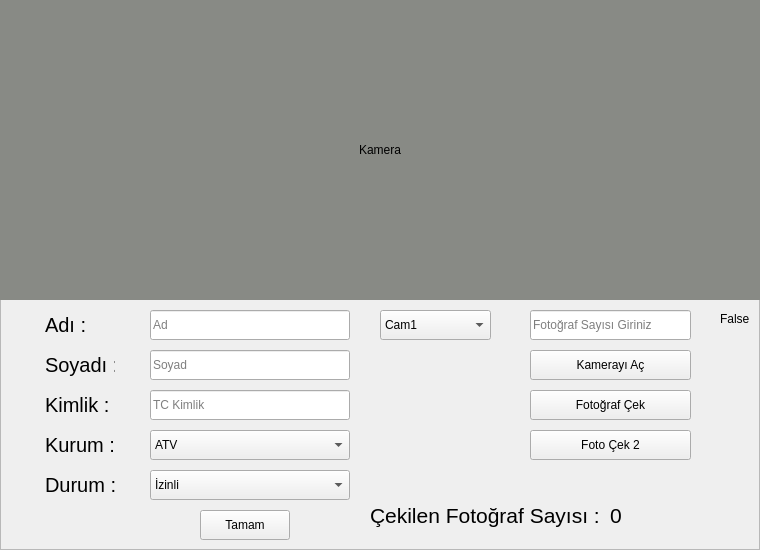
<?xml version="1.0" encoding="UTF-8"?>
<ui version="4.0">
 <class>KayitMainWindow</class>
 <widget class="QWidget" name="KayitMainWindow">
  <property name="geometry">
   <rect>
    <x>0</x>
    <y>0</y>
    <width>760</width>
    <height>550</height>
   </rect>
  </property>
  <property name="windowTitle">
   <string>Form</string>
  </property>
  <widget class="QFrame" name="frame">
   <property name="geometry">
    <rect>
     <x>0</x>
     <y>0</y>
     <width>760</width>
     <height>550</height>
    </rect>
   </property>
   <property name="frameShape">
    <enum>QFrame::StyledPanel</enum>
   </property>
   <property name="frameShadow">
    <enum>QFrame::Raised</enum>
   </property>
   <widget class="QLabel" name="label_2">
    <property name="geometry">
     <rect>
      <x>45</x>
      <y>310</y>
      <width>70</width>
      <height>30</height>
     </rect>
    </property>
    <property name="font">
     <font>
      <pointsize>15</pointsize>
     </font>
    </property>
    <property name="text">
     <string>Adı :</string>
    </property>
   </widget>
   <widget class="QPushButton" name="btnTamam">
    <property name="geometry">
     <rect>
      <x>200</x>
      <y>510</y>
      <width>90</width>
      <height>30</height>
     </rect>
    </property>
    <property name="text">
     <string>Tamam</string>
    </property>
    <property name="autoRepeat">
     <bool>false</bool>
    </property>
   </widget>
   <widget class="QLabel" name="label">
    <property name="geometry">
     <rect>
      <x>0</x>
      <y>0</y>
      <width>760</width>
      <height>300</height>
     </rect>
    </property>
    <property name="styleSheet">
     <string notr="true">background-color: rgb(136, 138, 133);</string>
    </property>
    <property name="text">
     <string>Kamera</string>
    </property>
    <property name="alignment">
     <set>Qt::AlignCenter</set>
    </property>
    <property name="wordWrap">
     <bool>true</bool>
    </property>
   </widget>
   <widget class="QLabel" name="label_4">
    <property name="geometry">
     <rect>
      <x>45</x>
      <y>430</y>
      <width>70</width>
      <height>30</height>
     </rect>
    </property>
    <property name="font">
     <font>
      <pointsize>15</pointsize>
     </font>
    </property>
    <property name="text">
     <string>Kurum :</string>
    </property>
   </widget>
   <widget class="QPushButton" name="btnFotoCek">
    <property name="geometry">
     <rect>
      <x>530</x>
      <y>350</y>
      <width>161</width>
      <height>30</height>
     </rect>
    </property>
    <property name="text">
     <string>Kamerayı Aç</string>
    </property>
   </widget>
   <widget class="QComboBox" name="comboBox">
    <property name="geometry">
     <rect>
      <x>380</x>
      <y>310</y>
      <width>111</width>
      <height>30</height>
     </rect>
    </property>
    <item>
     <property name="text">
      <string>Cam1</string>
     </property>
    </item>
    <item>
     <property name="text">
      <string>Cam2</string>
     </property>
    </item>
    <item>
     <property name="text">
      <string>Cam3</string>
     </property>
    </item>
    <item>
     <property name="text">
      <string>Cam4</string>
     </property>
    </item>
   </widget>
   <widget class="QLabel" name="label_3">
    <property name="geometry">
     <rect>
      <x>45</x>
      <y>350</y>
      <width>70</width>
      <height>30</height>
     </rect>
    </property>
    <property name="font">
     <font>
      <pointsize>15</pointsize>
     </font>
    </property>
    <property name="text">
     <string>Soyadı :</string>
    </property>
   </widget>
   <widget class="QPushButton" name="btnKayitAl">
    <property name="geometry">
     <rect>
      <x>530</x>
      <y>390</y>
      <width>161</width>
      <height>30</height>
     </rect>
    </property>
    <property name="text">
     <string>Fotoğraf Çek</string>
    </property>
   </widget>
   <widget class="QLineEdit" name="lineEdit">
    <property name="geometry">
     <rect>
      <x>530</x>
      <y>310</y>
      <width>161</width>
      <height>30</height>
     </rect>
    </property>
    <property name="placeholderText">
     <string>Fotoğraf Sayısı Giriniz</string>
    </property>
   </widget>
   <widget class="QLineEdit" name="txtAd">
    <property name="geometry">
     <rect>
      <x>150</x>
      <y>310</y>
      <width>200</width>
      <height>30</height>
     </rect>
    </property>
    <property name="placeholderText">
     <string>Ad</string>
    </property>
   </widget>
   <widget class="QLineEdit" name="txtSoyad">
    <property name="geometry">
     <rect>
      <x>150</x>
      <y>350</y>
      <width>200</width>
      <height>30</height>
     </rect>
    </property>
    <property name="placeholderText">
     <string>Soyad</string>
    </property>
   </widget>
   <widget class="QLabel" name="label_6">
    <property name="geometry">
     <rect>
      <x>45</x>
      <y>470</y>
      <width>71</width>
      <height>30</height>
     </rect>
    </property>
    <property name="font">
     <font>
      <pointsize>15</pointsize>
     </font>
    </property>
    <property name="text">
     <string>Durum :</string>
    </property>
   </widget>
   <widget class="QLabel" name="kontrol">
    <property name="geometry">
     <rect>
      <x>720</x>
      <y>310</y>
      <width>41</width>
      <height>17</height>
     </rect>
    </property>
    <property name="text">
     <string>False</string>
    </property>
   </widget>
   <widget class="QPushButton" name="btnFotoCek2">
    <property name="geometry">
     <rect>
      <x>530</x>
      <y>430</y>
      <width>161</width>
      <height>30</height>
     </rect>
    </property>
    <property name="text">
     <string>Foto Çek 2</string>
    </property>
   </widget>
   <widget class="QLabel" name="label_7">
    <property name="geometry">
     <rect>
      <x>370</x>
      <y>500</y>
      <width>230</width>
      <height>30</height>
     </rect>
    </property>
    <property name="font">
     <font>
      <pointsize>16</pointsize>
     </font>
    </property>
    <property name="text">
     <string>Çekilen Fotoğraf Sayısı :</string>
    </property>
   </widget>
   <widget class="QLabel" name="lblSayac">
    <property name="geometry">
     <rect>
      <x>610</x>
      <y>500</y>
      <width>70</width>
      <height>30</height>
     </rect>
    </property>
    <property name="font">
     <font>
      <pointsize>16</pointsize>
     </font>
    </property>
    <property name="text">
     <string>0</string>
    </property>
   </widget>
   <widget class="QLabel" name="label_5">
    <property name="geometry">
     <rect>
      <x>45</x>
      <y>390</y>
      <width>70</width>
      <height>30</height>
     </rect>
    </property>
    <property name="font">
     <font>
      <pointsize>15</pointsize>
     </font>
    </property>
    <property name="text">
     <string>Kimlik :</string>
    </property>
   </widget>
   <widget class="QLineEdit" name="txtKimlik">
    <property name="geometry">
     <rect>
      <x>150</x>
      <y>390</y>
      <width>200</width>
      <height>30</height>
     </rect>
    </property>
    <property name="placeholderText">
     <string>TC Kimlik</string>
    </property>
   </widget>
   <widget class="QComboBox" name="comboBox_2">
    <property name="geometry">
     <rect>
      <x>150</x>
      <y>430</y>
      <width>200</width>
      <height>30</height>
     </rect>
    </property>
    <item>
     <property name="text">
      <string>ATV</string>
     </property>
    </item>
    <item>
     <property name="text">
      <string>Ziyaretçi</string>
     </property>
    </item>
    <item>
     <property name="text">
      <string>Dış Personel</string>
     </property>
    </item>
    <item>
     <property name="text">
      <string>Taşeron</string>
     </property>
    </item>
   </widget>
   <widget class="QComboBox" name="comboBox_3">
    <property name="geometry">
     <rect>
      <x>150</x>
      <y>470</y>
      <width>200</width>
      <height>30</height>
     </rect>
    </property>
    <item>
     <property name="text">
      <string>İzinli</string>
     </property>
    </item>
    <item>
     <property name="text">
      <string>İzinsiz</string>
     </property>
    </item>
   </widget>
  </widget>
 </widget>
 <tabstops>
  <tabstop>txtAd</tabstop>
  <tabstop>txtSoyad</tabstop>
  <tabstop>btnTamam</tabstop>
  <tabstop>lineEdit</tabstop>
  <tabstop>btnFotoCek</tabstop>
  <tabstop>btnKayitAl</tabstop>
  <tabstop>comboBox</tabstop>
 </tabstops>
 <resources/>
 <connections/>
</ui>
